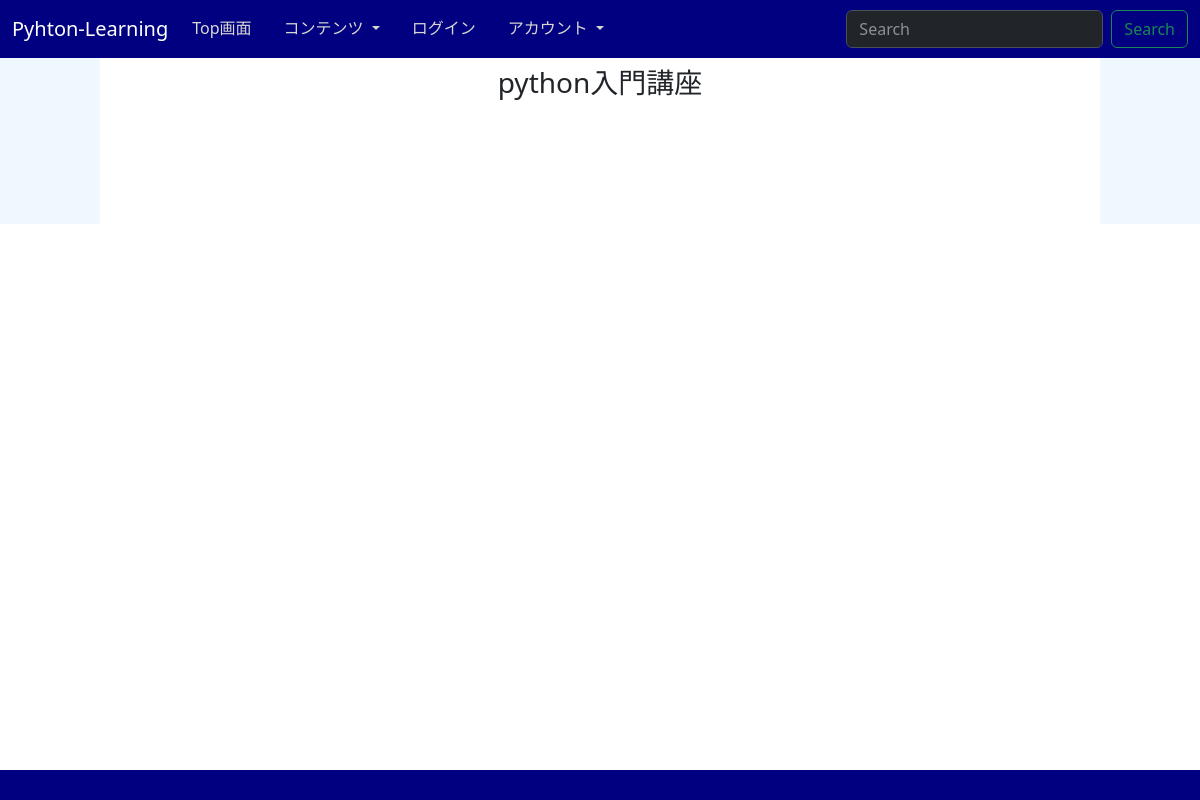
Before: /intro with the older database file.
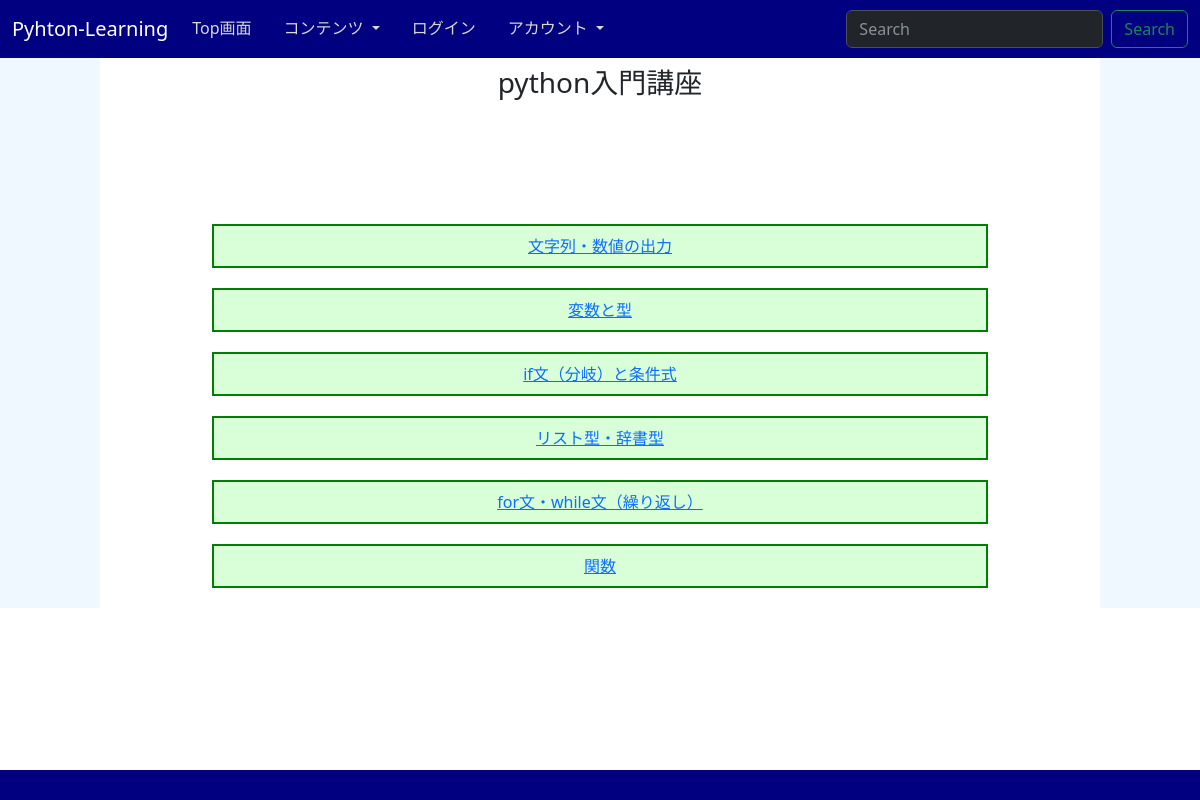
After: the same page with the newer database file.
### python_learning_app/models/index.py (models this page shows, shortened)
class IntroCourse(models.Model):
    TEXT_TYPES = (
        ('heading', '見出し'),
        ('text', 'テキスト'),
        ('red', '赤枠'),
        ('yellow', '黄枠'),
        ('blue', '青枠'),
        ('green', '緑枠'),
        ('img', '画像'))
    title = models.CharField(max_length=60,verbose_name="タイトル")
    section = models.PositiveIntegerField(verbose_name="区分")
    order = models.PositiveSmallIntegerField(verbose_name="順番")
    text_type = models.CharField(max_length=20, choices=TEXT_TYPES, verbose_name="タイプ", blank=True)
    content = models.TextField(blank=True, verbose_name="内容")

### python_learning_app/views/index.py (the view)
# urls.py: path('intro', index.intro, name='intro'),
def intro(request):
    introforewords = IntroCourse.objects.filter(order = 1)
    introforewords = introforewords.order_by('section')
    params ={"introforewords": introforewords}
    return render(request, 'python_learning/intro.html', params)

### templates/python_learning/intro.html (shortened to what this page needs)
{% extends 'python_learning/base.html' %}
{% block content %}
<div class="container-fluid">
    <div class="row">
        <div class="col-1" style="background-color: aliceblue;"></div>
        <div class="col-10" >
<div class="p-2"><h3><p class="text-center">python入門講座</p></h3></div>
<div style="height: 100px;"></div>
</div>
<div class="col-1" style="background-color: aliceblue;"></div>
</div>
<div class="text-center">
    <div class="row">
        <div class="col-1" style="background-color: aliceblue;"></div>
        <div class="col-1"></div>
        <div class="col-8" >
            {% for intro in introforewords %}
            <div class="p-2" style="height: 44px; background-color: #d8ffd8; border: green solid 2px;">
                <a href="{% url 'python_learning:intro_ex' intro.section %}">{{ intro.title }}</a>
            </div>
            <div style="height: 20px;"></div>
            {% endfor %}
        </div>
        <div class="col-1"></div>
        <div class="col-1" style="background-color: aliceblue;"></div>
    </div>
</div>
</div>
<footer>
    <div style="height: 30px; position: absolute; bottom: 0;  width: 100%; background-color: navy;"></div>
  </footer>
{% endblock content %}

Changed rows visible on the page:
added IntroCourse: title "文字列・数値の出力"
added IntroCourse: title "変数と型"
added IntroCourse: title "if文（分岐）と条件式"
added IntroCourse: title "リスト型・辞書型"
added IntroCourse: title "for文・while文（繰り返し）"
added IntroCourse: title "関数"
